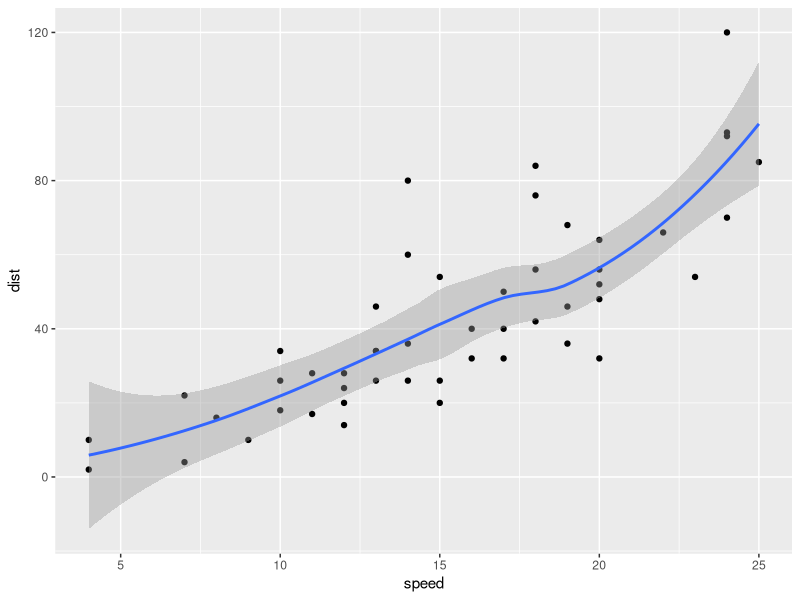
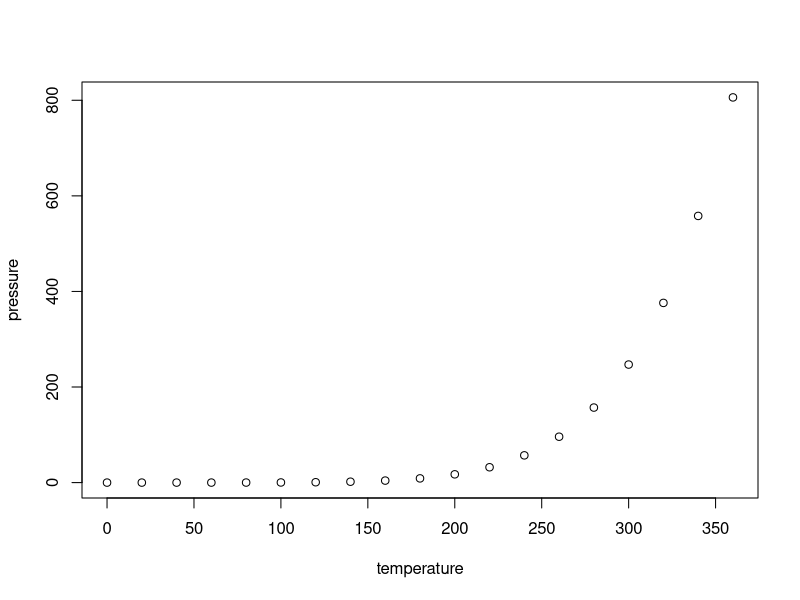

The R source for these figures, in order:
## ---- chunk 1
knitr::opts_chunk$set(echo = TRUE)
library(tidyverse)
## ---- chunk 2
summary(cars)

ggplot(cars, aes(speed, dist)) +
  geom_point() +
  geom_smooth()
## ---- chunk 3
plot(pressure)
